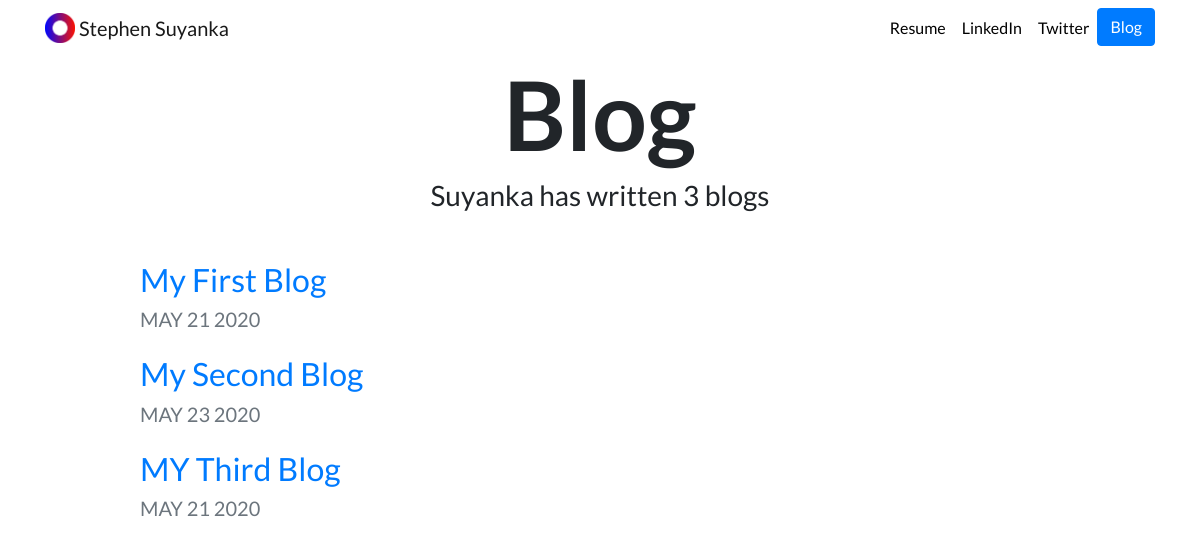
Screenshot of /blog/ with the database file from the repository.
### blog/models.py (models this page shows, shortened)
class Blog(models.Model):
    title = models.CharField(max_length=100)
    date = models.DateField(auto_now_add=False)
    text = models.TextField()

### blog/views.py (the view)
# urls.py: path('', views.all_blogs, name='all_blogs'),
def all_blogs(request):
    blogs = Blog.objects.all()
    return render(request, 'blog/all_blogs.html', {'blogs': blogs})

### blog/templates/blog/all_blogs.html (shortened to what this page needs)
{% extends "portfolio/base.html" %}
{% load static %}
{% block content %}
<h1 id="blogtitle" class="font-weight-bold text-center">Blog</h1>
<h3 class="text-center mb-5">Suyanka has written {{ blogs.count }} blog{{ blogs.count|pluralize }}</h3>
{% for blog in blogs %}
<div class="row justify-content-center my-3">
  <div class="col-md-10">
    <a href="{% url 'blog:detail' blog.id %}">
      <h2>{{ blog.title }}</h2>
    </a>
    <h5 class="text-muted">{{ blog.date|date:'M d Y'|upper }}</h5>
  </div>
</div>
{% endfor %}
{% endblock %}

### portfolio/static/portfolio/custom.css (style rules this page uses)
body { font-family: 'Lato', sans-serif; }
#blogtitle { font-size: 6rem; }

### rows the page displays
Blog: title "My First Blog", date "MAY 21 2020"
Blog: title "My Second Blog", date "MAY 23 2020"
Blog: title "MY Third Blog", date "MAY 21 2020"

### other values shown
{{ blogs.count }} "3"
